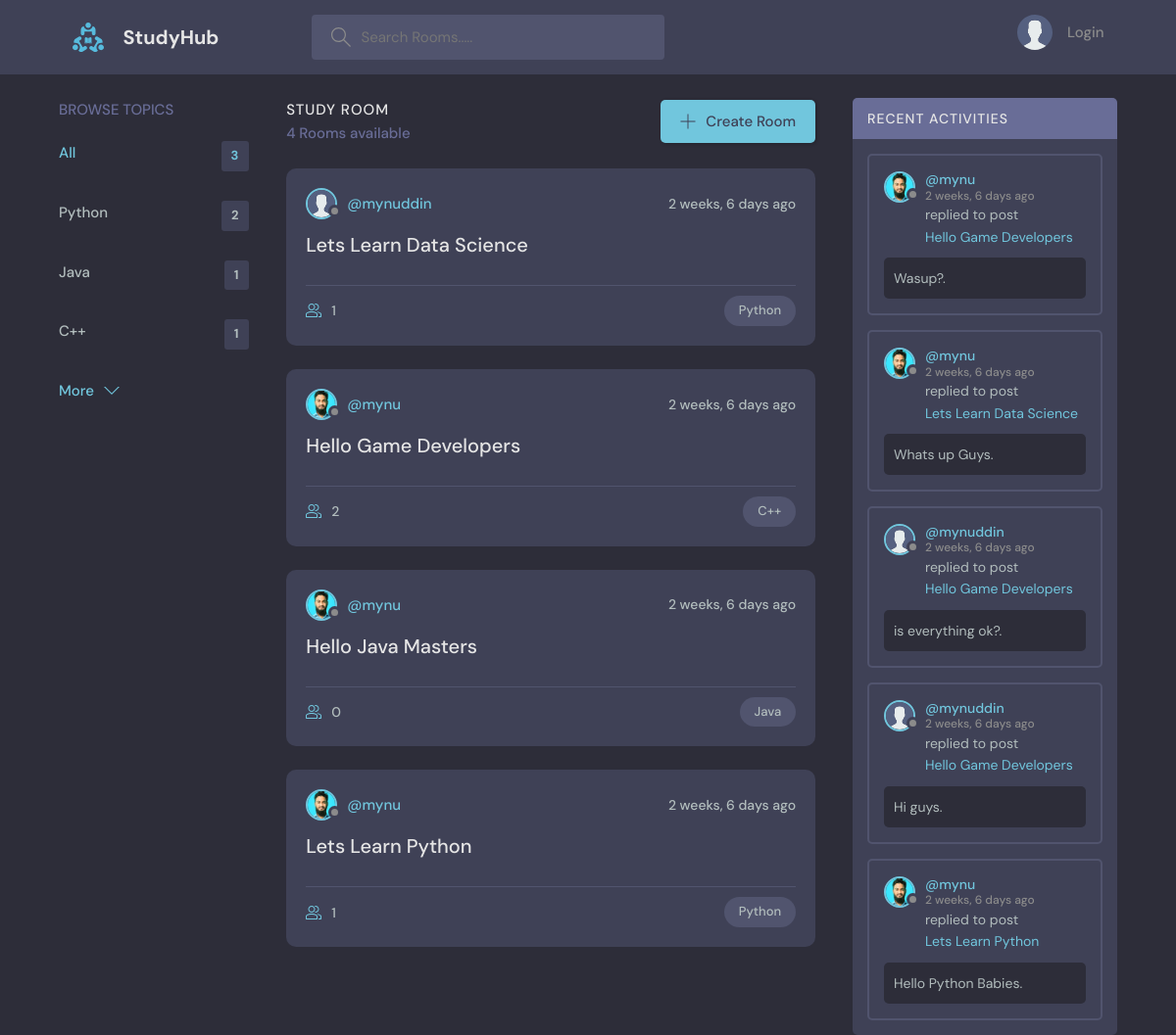
The page / on the database its author committed.
### Base/models.py (models this page shows, shortened)
class Topic(models.Model):
    name = models.CharField(max_length=200)

class Room(models.Model):
    host = models.ForeignKey(User , on_delete=models.SET_NULL , null=True)
    topic = models.ForeignKey(Topic , on_delete=models.SET_NULL , null=True )
    name = models.CharField(max_length=200)
    description = models.TextField(null=True, blank=True)
    participants = models.ManyToManyField(User , related_name='participants' , blank=True)
    updated = models.DateTimeField(auto_now=True)
    created = models.DateTimeField(auto_now_add=True)
    class Meta:
        ordering = ['-updated' , '-created']
    def __str__(self):
        return self.name

class User(AbstractUser):
    name = models.CharField(max_length=200 , null= True)
    email = models.EmailField(unique=True , null=True)
    bio = models.TextField(default='no bio...', max_length=300 , null=True)
    avatar = models.ImageField(null=True , default='avatar.svg')
    USERNAME_FIELD = 'email'
    REQUIRED_FIELDS = []

class Message(models.Model):
    user = models.ForeignKey(User , on_delete=models.CASCADE) # Casecade means if the user is deleted then the message will also be deleted from
    body_value = models.TextField()
    room = models.ForeignKey(Room , on_delete=models.CASCADE)
    updated = models.DateTimeField(auto_now=True)
    created = models.DateTimeField(auto_now_add=True)
    class Meta:
            ordering = ['-updated' , '-created']

### Base/views.py (the view)
# urls.py: path('', views.home, name='home'),
def home(request):
    q = request.GET.get('q') if request.GET.get('q') != None else ''
    ROOMS = Room.objects.filter(
        Q(topic__name__icontains=q) |
        Q(name__icontains=q) |
        Q(description__icontains=q)
        )
    topics = Topic.objects.all()[0:5]
    room_count = ROOMS.count()
    room_messages = Message.objects.filter(Q(room__topic__name__icontains=q) | Q(room__name__icontains=q) | Q(user__username__icontains=q))
    context = {'ROOMS': ROOMS , 'topics': topics , 'room_count': room_count , 'room_messages': room_messages}
    return render(request, 'Base/home.html' , context)

### Base/Templates/Base/home.html (shortened to what this page needs)
{% extends 'main.html' %} {% block content %}
<main class="layout layout--3">
	<div class="container">
		{% include 'Base/topic_component.html' %}
		<div class="roomList">
			<div class="roomList__header">
				<div>
					<h2>Study Room</h2>
					<p>{{room_count}} Rooms available</p>
				</div>
				<a class="btn btn--main" href="{% url 'create-room' %}">
					<svg
						version="1.1"
						xmlns="http://www.w3.org/2000/svg"
						width="32"
						height="32"
						viewBox="0 0 32 32"
					>
						<title>add</title>
						<path
							d="M16.943 0.943h-1.885v14.115h-14.115v1.885h14.115v14.115h1.885v-14.115h14.115v-1.885h-14.115v-14.115z"
						></path>
					</svg>
					Create Room
				</a>
			</div>
			{% include 'Base/feed_component.html' %}
		</div>
		{% include 'Base/activity_component.html' %}
	</div>
</main>
{% endblock %}

### Base/Templates/Base/topic_component.html
<div class="topics">
	<div class="topics__header">
		<h2>Browse Topics</h2>
	</div>
	<ul class="topics__list">
		<li>
			<a href="{% url 'home' %}" class="active"
				>All <span>{{topics.count}}</span></a
			>
		</li>
		{% for topic in topics %}
		<li>
			<a href="{% url 'home' %}?q={{topic.name}}"
				>{{topic.name}} <span>{{topic.room_set.all.count}}</span></a
			>
		</li>
		{% endfor %}
	</ul>
	<a class="btn btn--link" href="{% url 'topics' %}">
		More
		<svg
			version="1.1"
			xmlns="http://www.w3.org/2000/svg"
			width="32"
			height="32"
			viewBox="0 0 32 32"
		>
			<title>chevron-down</title>
			<path d="M16 21l-13-13h-3l16 16 16-16h-3l-13 13z"></path>
		</svg>
	</a>
</div>

### Base/Templates/Base/feed_component.html (shortened to what this page needs)
{% for ROOM in ROOMS %}
<div class="roomListRoom">
	<div class="roomListRoom__header">
		<a href="{% url 'profile' ROOM.host.id %}" class="roomListRoom__author">
			<div class="avatar avatar--small">
				<img src="{{ ROOM.host.avatar.url }}" />
			</div>
			<span>@{{ROOM.host.username}}</span>
		</a>
		<div class="roomListRoom__actions">
			<span>{{ROOM.created|timesince}} ago</span>
		</div>
	</div>
	<div class="roomListRoom__content">
		<a href="{% url 'rooms' ROOM.id %}">{{ROOM.name}}</a>
	</div>
	<div class="roomListRoom__meta">
		<a href="{% url 'rooms' ROOM.id %}" class="roomListRoom__joined">
			{{ROOM.participants.all.count}}
		</a>
		<p class="roomListRoom__topic">{{ROOM.topic.name}}</p>
	</div>
</div>
{% endfor %}

### Base/Templates/Base/activity_component.html (shortened to what this page needs)
<div class="activities">
	<div class="activities__header">
		<h2>Recent Activities</h2>
	</div>
	{% for message in room_messages %}
	<div class="activities__box">
		<div class="activities__boxHeader roomListRoom__header">
			<a
				href="{% url 'profile' message.user.id %}"
				class="roomListRoom__author"
			>
				<div class="avatar avatar--small">
					<img src="{{ message.user.avatar.url }}" />
				</div>
				<p>
					@{{message.user.username}}
					<span>{{message.created|timesince}} ago</span>
				</p>
			</a>
		</div>
		<div class="activities__boxContent">
			<p>
				<span> replied to post </span>
				<a href="{% url 'rooms' message.room.id %}">{{message.room}}</a>
			</p>
			<div class="activities__boxRoomContent">
				{{message.body_value}}.
			</div>
		</div>
	</div>
	{% endfor %}
</div>

### rows shown on the page
Topic: name "Python", room_set.all.count "2"
Topic: name "Java", room_set.all.count "1"
Topic: name "C++", room_set.all.count "1"
Room: host.avatar (placeholder picture), host.username "mynuddin", created "2 weeks, 6 days", name "Lets Learn Data Science", participants.all.count "1", topic.name "Python"
Room: host.avatar (picture), host.username "mynu", created "2 weeks, 6 days", name "Hello Game Developers", participants.all.count "2", topic.name "C++"
Room: host.avatar (picture), host.username "mynu", created "2 weeks, 6 days", name "Hello Java Masters", participants.all.count "0", topic.name "Java"
Room: host.avatar (picture), host.username "mynu", created "2 weeks, 6 days", name "Lets Learn Python", participants.all.count "1", topic.name "Python"
Message: user.avatar (picture), user.username "mynu", created "2 weeks, 6 days", room "Hello Game Developers", body_value "Wasup?"
Message: user.avatar (picture), user.username "mynu", created "2 weeks, 6 days", room "Lets Learn Data Science", body_value "Whats up Guys"
Message: user.avatar (placeholder picture), user.username "mynuddin", created "2 weeks, 6 days", room "Hello Game Developers", body_value "is everything ok?"
Message: user.avatar (placeholder picture), user.username "mynuddin", created "2 weeks, 6 days", room "Hello Game Developers", body_value "Hi guys"
Message: user.avatar (picture), user.username "mynu", created "2 weeks, 6 days", room "Lets Learn Python", body_value "Hello Python Babies"

### other values the page prints
{{ topics.count }} "3"
{{ room_count }} "4"
